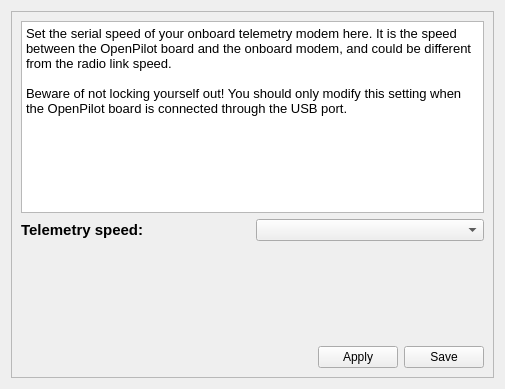
<?xml version="1.0" encoding="UTF-8"?>
<ui version="4.0">
 <class>TelemetryWidget</class>
 <widget class="QWidget" name="TelemetryWidget">
  <property name="geometry">
   <rect>
    <x>0</x>
    <y>0</y>
    <width>505</width>
    <height>389</height>
   </rect>
  </property>
  <property name="windowTitle">
   <string>Form</string>
  </property>
  <layout class="QVBoxLayout" name="verticalLayout">
   <item>
    <widget class="QFrame" name="frame">
     <property name="frameShape">
      <enum>QFrame::StyledPanel</enum>
     </property>
     <property name="frameShadow">
      <enum>QFrame::Raised</enum>
     </property>
     <layout class="QVBoxLayout" name="verticalLayout_2">
      <item>
       <widget class="QTextBrowser" name="textBrowser">
        <property name="html">
         <string>&lt;!DOCTYPE HTML PUBLIC &quot;-//W3C//DTD HTML 4.0//EN&quot; &quot;http://www.w3.org/TR/REC-html40/strict.dtd&quot;&gt;
&lt;html&gt;&lt;head&gt;&lt;meta name=&quot;qrichtext&quot; content=&quot;1&quot; /&gt;&lt;style type=&quot;text/css&quot;&gt;
p, li { white-space: pre-wrap; }
&lt;/style&gt;&lt;/head&gt;&lt;body style=&quot; font-family:'Ubuntu'; font-size:11pt; font-weight:400; font-style:normal;&quot;&gt;
&lt;p style=&quot; margin-top:0px; margin-bottom:0px; margin-left:0px; margin-right:0px; -qt-block-indent:0; text-indent:0px;&quot;&gt;&lt;span style=&quot; font-family:'Sans'; font-size:10pt;&quot;&gt;Set the serial speed of your onboard telemetry modem here. It is the speed between the OpenPilot board and the onboard modem, and could be different from the radio link speed.&lt;/span&gt;&lt;/p&gt;
&lt;p style=&quot;-qt-paragraph-type:empty; margin-top:0px; margin-bottom:0px; margin-left:0px; margin-right:0px; -qt-block-indent:0; text-indent:0px; font-family:'Sans'; font-size:10pt;&quot;&gt;&lt;/p&gt;
&lt;p style=&quot; margin-top:0px; margin-bottom:0px; margin-left:0px; margin-right:0px; -qt-block-indent:0; text-indent:0px;&quot;&gt;&lt;span style=&quot; font-family:'Sans'; font-size:10pt;&quot;&gt;Beware of not locking yourself out! You should only modify this setting when the OpenPilot board is connected through the USB port.&lt;/span&gt;&lt;/p&gt;&lt;/body&gt;&lt;/html&gt;</string>
        </property>
       </widget>
      </item>
      <item>
       <layout class="QHBoxLayout" name="horizontalLayout">
        <item>
         <widget class="QLabel" name="label">
          <property name="font">
           <font>
            <pointsize>11</pointsize>
            <weight>75</weight>
            <bold>true</bold>
           </font>
          </property>
          <property name="text">
           <string>Telemetry speed:</string>
          </property>
         </widget>
        </item>
        <item>
         <widget class="QComboBox" name="telemetrySpeed">
          <property name="toolTip">
           <string>Select the speed here.</string>
          </property>
         </widget>
        </item>
       </layout>
      </item>
      <item>
       <spacer name="verticalSpacer">
        <property name="orientation">
         <enum>Qt::Vertical</enum>
        </property>
        <property name="sizeHint" stdset="0">
         <size>
          <width>20</width>
          <height>40</height>
         </size>
        </property>
       </spacer>
      </item>
      <item>
       <layout class="QHBoxLayout" name="horizontalLayout_2">
        <item>
         <spacer name="horizontalSpacer">
          <property name="orientation">
           <enum>Qt::Horizontal</enum>
          </property>
          <property name="sizeHint" stdset="0">
           <size>
            <width>40</width>
            <height>20</height>
           </size>
          </property>
         </spacer>
        </item>
        <item>
         <widget class="QPushButton" name="saveTelemetryToRAM">
          <property name="toolTip">
           <string>Send to OpenPilot but don't write in SD.
Beware of not locking yourself out!</string>
          </property>
          <property name="text">
           <string>Apply</string>
          </property>
         </widget>
        </item>
        <item>
         <widget class="QPushButton" name="saveTelemetryToSD">
          <property name="toolTip">
           <string>Applies and Saves all settings to SD.
Beware of not locking yourself out!</string>
          </property>
          <property name="text">
           <string>Save</string>
          </property>
         </widget>
        </item>
       </layout>
      </item>
     </layout>
    </widget>
   </item>
  </layout>
 </widget>
 <resources/>
 <connections/>
</ui>
